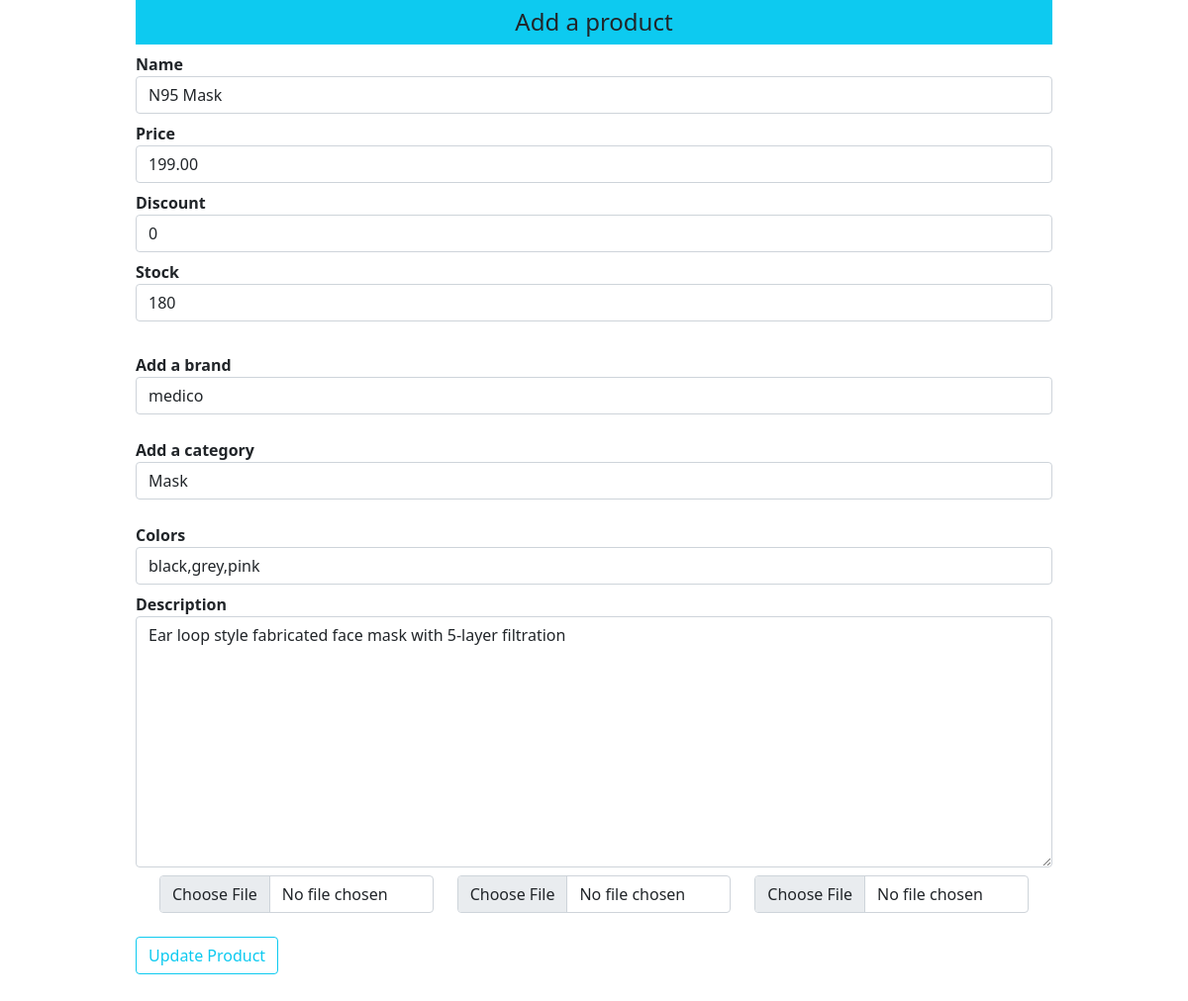
The page /updateproduct/1 on the database as committed earlier.
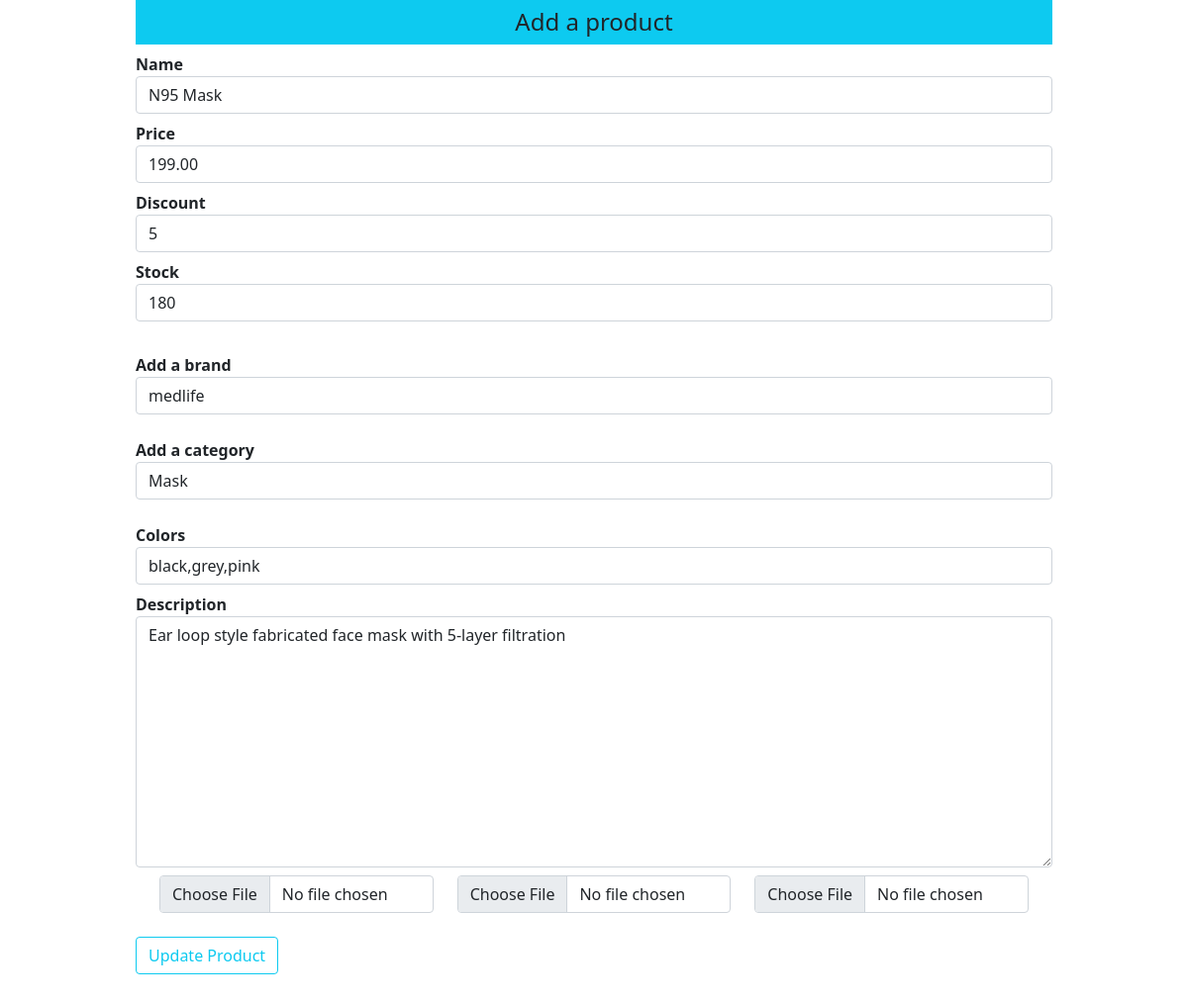
The same page on the database as committed later.
### shop/products/models.py (models this page shows, shortened)
class Addproduct(db.Model):
    id = db.Column(db.Integer, primary_key=True)
    name = db.Column(db.String(80), nullable=False)
    price = db.Column(db.Numeric(10,2), nullable=False)
    discount = db.Column(db.Integer, default=0)
    stock = db.Column(db.Integer, nullable=False)
    colors = db.Column(db.Text, nullable=False)
    desc = db.Column(db.Text, nullable=False)
    pub_date = db.Column(db.DateTime, nullable=False, default=datetime.utcnow)
    brand_id = db.Column(db.Integer, db.ForeignKey('brand.id'), nullable=False)
    brand = db.relationship('Brand',backref=db.backref('brands', lazy=True))
    category_id = db.Column(db.Integer, db.ForeignKey('category.id'), nullable=False)
    category = db.relationship('Category',backref=db.backref('categories', lazy=True))
    image_1 = db.Column(db.String(150), nullable=False, default='image1.jpg')
    image_2 = db.Column(db.String(150), nullable=False, default='image2.jpg')
    image_3 = db.Column(db.String(150), nullable=False, default='image3.jpg')

class Brand(db.Model):
    id = db.Column(db.Integer, primary_key=True)
    name = db.Column(db.String(30), nullable=False,unique=True)

### shop/products/routes.py (the view, shortened to what this page needs)
@app.route('/updateproduct/<int:id>', methods=['GET','POST'])
def updateproduct(id):
    brands = Brand.query.all()
    categories = Category.query.all()
    product = Addproduct.query.get_or_404(id)
    brand = request.form.get('brand')
    category = request.form.get('category')
    form = Addproducts(request.form)
    form.name.data = product.name
    form.price.data = product.price
    form.discount.data =product.discount
    form.stock.data=product.stock
    form.colors.data=product.colors
    form.description.data=product.desc
    return render_template('products/updateproduct.html',form=form,brands=brands,categories=categories,product=product)

### shop/products/forms.py
class Addproducts(Form):
    name = StringField('Name', [validators.DataRequired()])
    price = FloatField('Price', [validators.DataRequired()])
    discount = IntegerField('Discount', default=0)
    stock = IntegerField('Stock', [validators.DataRequired()])
    colors = StringField('Colors', [validators.DataRequired()])
    description = TextAreaField('Description', [validators.DataRequired()])
    image_1 = FileField('Image 1', validators=[FileRequired(), FileAllowed(['jpg','png','gif','jpeg'], 'Images only please')])
    image_2 = FileField('Image 2', validators=[FileRequired(), FileAllowed(['jpg','png','gif','jpeg'], 'Images only please')])
    image_3 = FileField('Image 3', validators=[FileRequired(), FileAllowed(['jpg','png','gif','jpeg'], 'Images only please')])

### shop/templates/products/updateproduct.html (shortened to what this page needs)
{% extends "layout.html" %}
{% block content %}
<div class="container">
    <div class="row">
        <div class="col-md-1"></div>
            <div class="col-md-10">
                <div class="text-center bg-info p-2 h4">Add a product</div>
                {% from "_formhelpers.html" import render_field %}
                <form method="POST" enctype="multipart/form-data">
                <div>
                    {{ render_field(form.name, class="form-control") }}
                    {{ render_field(form.price, class="form-control") }}
                    {{ render_field(form.discount, class="form-control") }}
                    {{ render_field(form.stock, class="form-control") }}
                    <br>
                    <dt>Add a brand</dt>
                    <select name="brand" id="brand" class="form-control" required>
                    <option value="product.brand_id"> {{product.brand.name}}</option>
                    </select>
                    <br>
                    <dt>Add a category</dt>
                    <select name="category" id="category" class="form-control" required>
                    <option value="{{product.category_id}}"> {{product.category.name}}</option>
                    </select>
                    <br>
                    {{ render_field(form.colors, class="form-control") }}
                    {{ render_field(form.description, class="form-control", rows="10") }}
                </div>
                <div class="container">
                    <div class="row">
                        <div class="col-md-4"><input type="file" name="image_1" class="form-control"></div>
                        <div class="col-md-4"><input type="file" name="image_2" class="form-control"></div>
                        <div class="col-md-4"><input type="file" name="image_3" class="form-control"></div>
                    </div>
                </div>
                <button type = "submit" class="btn btn-outline-info mt-4 mb-5"> Update Product</button>
                </form>
            </div>
      <div class="col-md-1"></div>
    </div>
</div>
{% endblock content %}

### shop/templates/_formhelpers.html (shortened to what this page needs)
{% macro render_field(field) %}
  <dt>{{ field.label }}
  <dd>{{ field(**kwargs)|safe }}
  </dd>
{% endmacro %}

Rows that differ between the two databases and show on the page:
no longer on this page (row unchanged): Brand: brand "medico"
changed Addproduct "N95 Mask": discount "0" → "5"
now on this page (row unchanged): Brand: brand "medlife"
